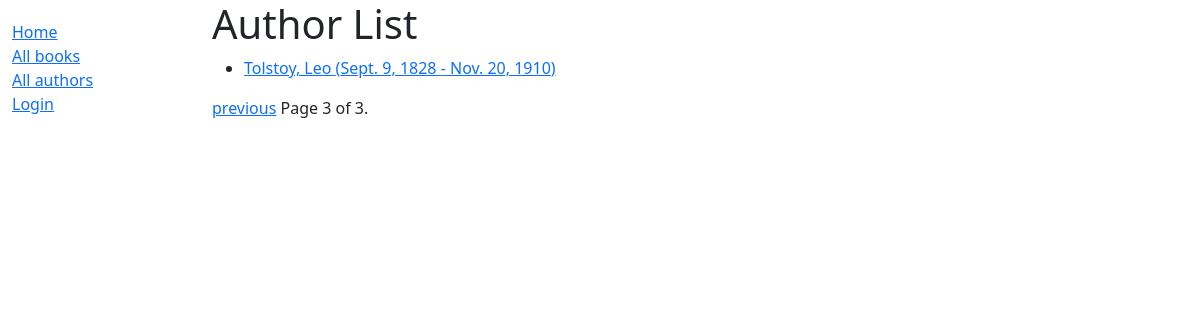
The page /catalog/authors/?page=3 on the database as committed earlier.
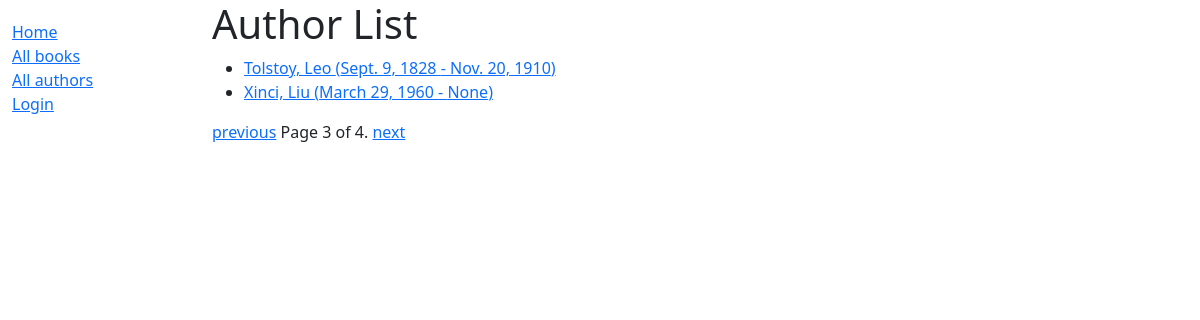
The same page on the database as committed later.
### catalog/models.py (models this page shows)
class Author(models.Model):
    first_name = models.CharField(max_length=100)
    last_name = models.CharField(max_length=100)
    date_of_birth = models.DateField(null=True, blank=True)
    date_of_death = models.DateField('Died', null=True, blank=True)
    class Meta:
        ordering = ['last_name', 'first_name']
    def get_absolute_url(self):
        return reverse('author-detail', args=[str(self.id)])
    def __str__(self):
        return f'{self.last_name}, {self.first_name}'

### catalog/views.py (the view)
# urls.py: path('authors/', views.AuthorListView.as_view(), name='authors'),
class AuthorListView(generic.ListView):
    model = Author
    paginate_by = 2

### catalog/templates/catalog/author_list.html
{% extends "base_generic.html" %}
{% block content %}
  <h1>Author List</h1>
  {% if author_list %}
    <ul>
      {% for author in author_list %}
      <li>
        <a href="{{ author.get_absolute_url }}">{{ author }} ({{ author.date_of_birth }} - {{ author.date_of_death }})</a>
      </li>
      {% endfor %}
    </ul>
  {% else %}
    <p>There are no authors in the library.</p>
  {% endif %}
{% endblock %}

Rows that differ between the two databases and show on the page:
added Author: last_name+first_name "Xinci, Liu", date_of_birth "March 29, 1960", date_of_death "None"
Other text that changed with them:
{{ page_obj.paginator.num_pages }}: "3" → "4"
text now shown: "next"
